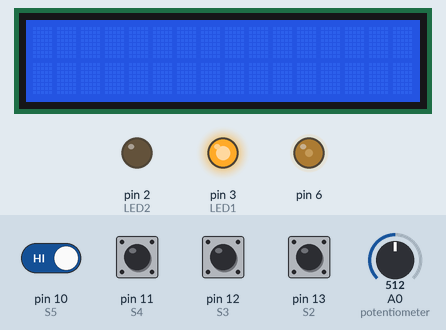
Recording of a sketch running on a simulated Arduino Uno, built with avr-gcc and run on an emulated ATmega328P. On the bench: 16×2 character LCD, output pins drawn as LEDs (lit = HIGH). Dashed ring = blinking. Inputs (shaded band) come from the test bench; at power-on: pin 10 (S5), pin 11 (S4), pin 12 (S3), pin 13 (S2) HIGH, A0 (potentiometer) = 512.

Above: at 1.2 s.
1.3 s: pin 13 (S2) pulled LOW for 0.15 s
At 3.6 s:
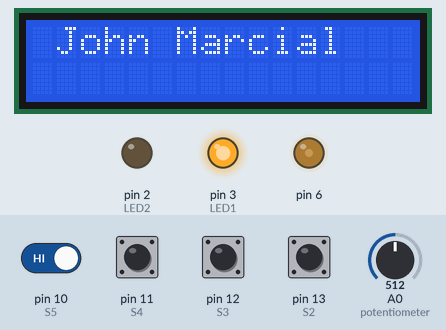
3.9 s: pin 10 (S5) driven LOW and pin 13 (S2) driven LOW
At 6.5 s:
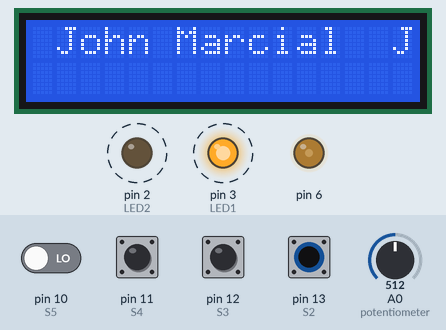
6.9 s: pin 12 (S3) pulled LOW for 1 s
At 8.4 s:
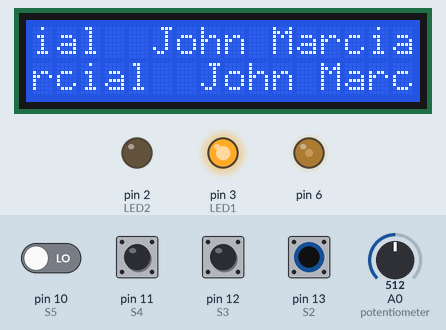
9.4 s: pin 12 (S3) pulled LOW for 1 s
At 10.0 s:
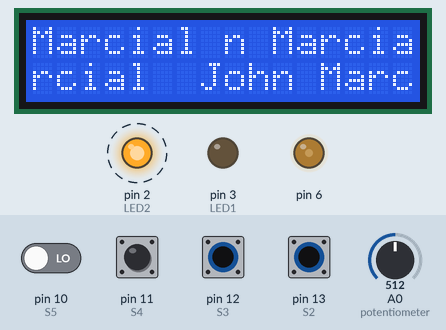
11.9 s: pin 12 (S3) pulled LOW for 1 s
At 12.5 s:
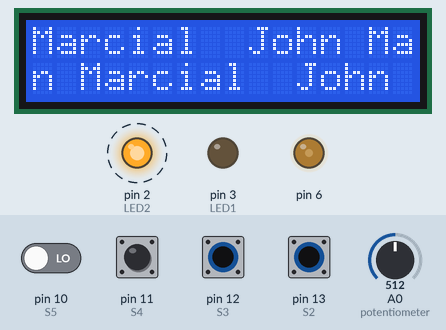
14.4 s: pin 12 (S3) pulled LOW for 1 s
At 19.2 s:
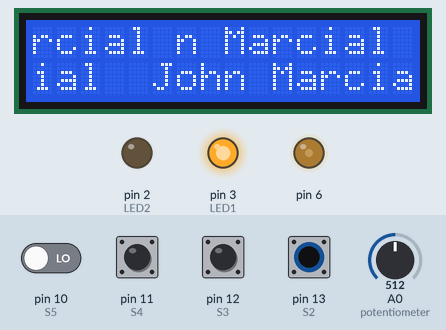
Timing chart, 0 to 20.3 s (numbered marks = the images above; inputs shaded):
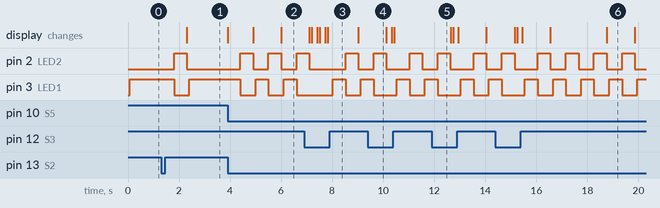

The sketch:

Lab1.ino
```cpp
#include <Arduino.h>
#include <LiquidCrystal.h>

const int rs = 30, en = 31, d4 = 32, d5 = 33, d6 = 34, d7 = 35;

const int S2 = 13;
const int S3 = 12;
const int S4 = 11;
const int S5 = 10;

const int LED1 = 3;
const int LED2 = 2;

int contrast=75;
int stateCount = 0;

LiquidCrystal lcd(rs, en, d4, d5, d6, d7);

void setup() {
  // put your setup code here, to run once:
  pinMode(LED1, OUTPUT);
  pinMode(LED2, OUTPUT);

  pinMode(S2, INPUT_PULLUP);
  pinMode(S3, INPUT_PULLUP);
  pinMode(S4, INPUT_PULLUP);
  pinMode(S5, INPUT_PULLUP);

  analogWrite(6, contrast);
  lcd.begin(16, 2);
}

void loop() {
  // put your main code here, to run repeatedly:
  int state1 = digitalRead(S2);
  int state2 = digitalRead(S3);
  int state3 = digitalRead(S4);
  int state4 = digitalRead(S5);

  int potValue = analogRead(A0); // Read potentiometer value (0-1023)
  // int sensorValue = map(potValue,0,1023,1,5);

  switch (stateCount){
    case 0: //both switches off
    lcd.clear();
    digitalWrite(LED1, LOW);
    digitalWrite(LED2, LOW);
    if(state1 == HIGH)
      stateCount=1;
    else if(state2==HIGH)
      stateCount=2;
    else if(state3==HIGH)
      stateCount=3;
    else if(state4==HIGH)
      stateCount=4;
    break;

    case 1: //one light on, switch 2 on
    digitalWrite(LED1, HIGH);

    if(state1==LOW)
      stateCount=0;//take us to case 0
    else if((state2==HIGH)&&(state1==LOW)) //half of this is kind of redundant, but that's ok
      stateCount=2; //take us to case 2
    else if((state3==HIGH)&&(state1==LOW))
      stateCount=3;
    else if((state4==HIGH)&&(state1==LOW))
      stateCount=4;
    break;

    case 2:
    digitalWrite(LED1, HIGH);
    delay(500);
    digitalWrite(LED1, LOW);
    digitalWrite(LED2, HIGH);
    delay(500);
    digitalWrite(LED2, LOW);
    if(state2==LOW)
      stateCount=0; //take us to case 0, all sawitches off
    else if(state1==HIGH)
      stateCount=1;//take us to state 1
    else if(state3==HIGH)
      stateCount=3;
    else if(state4==HIGH)
      stateCount=4;
    break;

    case 3:
    lcd.print(" John Marcial ");
    delay(100);
    if(state3==LOW)
      stateCount=0; //take us to case 0, all sawitches off
    else if(state1==HIGH)
      stateCount=1;//take us to state 1
    else if(state2==HIGH)
      stateCount=2;
    else if(state4==HIGH)
      stateCount=4;
    break;

    case 4:
    lcd.setCursor(0, 0); // Set cursor to first row
    lcd.print("Pot Value: ");
    lcd.setCursor(0, 1);
    lcd.print(potValue); // Display label
    delay(100); // Update every 100ms

    if(state4==LOW)
      stateCount=0; //take us to case 0, all sawitches off
    else if(state1==HIGH)
      stateCount=1;//take us to state 1
    else if(state2==HIGH)
      stateCount=2;
    else if(state3==HIGH)
      stateCount=3;
    break;

    default:
    digitalWrite(LED1, LOW);
    digitalWrite(LED2, LOW);
    break;
  }
}
```

Measured:
- after the input at 1.3 s, pin 2 (LED2): LOW → HIGH after 0.50 s, → LOW 0.50 s later; pin 3 (LED1): HIGH → LOW after 0.50 s, → HIGH 0.60 s later; the display: changes after 1.0 s (image 1)
- after the input at 3.9 s, pin 2 (LED2), pin 3 (LED1): alternates HIGH for 0.50 s and LOW for 0.60 s, starting after 0.50 s; the display: first changes at once (image 2 shows a later state)
- after the input at 9.4 s, pin 2 (LED2): LOW → HIGH after 1.6 s, → LOW 0.50 s later
- after the input at 11.9 s, pin 2 (LED2): LOW → HIGH after 1.6 s, → LOW 0.50 s later
